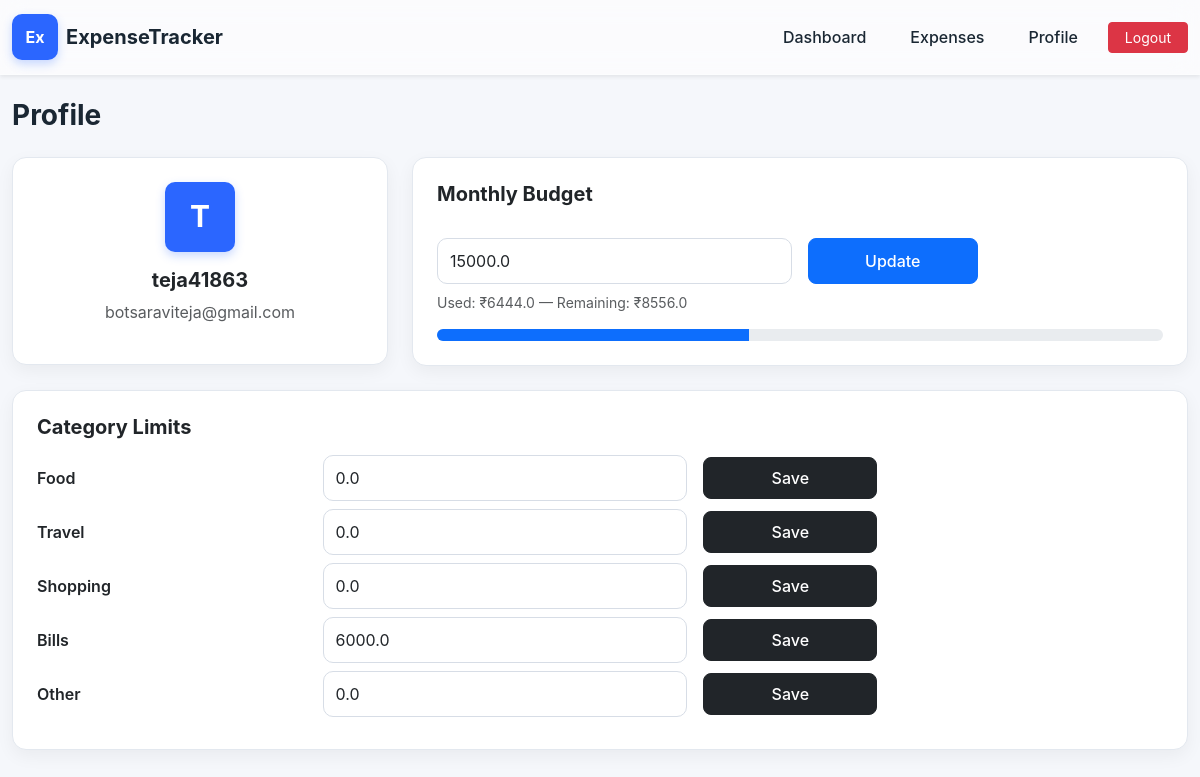
Screenshot of /profile (signed in) with the database file from the repository.
### models.py (models this page shows)
class User(Base):
    __tablename__ = "users"
    id = Column(Integer, primary_key=True, index=True)
    username = Column(String, nullable=False)
    email = Column(String, unique=True, nullable=False)
    password = Column(String, nullable=False)

class Budget(Base):
    __tablename__ = "budgets"
    id = Column(Integer, primary_key=True)
    user_id = Column(Integer, ForeignKey("users.id"))
    amount = Column(Float, default=10000)

class CategoryLimit(Base):
    __tablename__ = "category_limits"
    id = Column(Integer, primary_key=True, index=True)
    user_id = Column(Integer, ForeignKey("users.id"))
    category = Column(String)
    limit_amount = Column(Float)

### routers/profile.py (the view)
@router.get("/profile")
def profile(request: Request, db: Session = Depends(get_db)):
    user_id = request.session.get("user_id")
    if not user_id:
        return request.app.templates.TemplateResponse("login.html", {"request": request})
    user = db.query(User).filter(User.id == user_id).first()
    limit_rows = db.query(CategoryLimit).filter(CategoryLimit.user_id == user_id).all()
    limits = {row.category: row.limit_amount for row in limit_rows}
    categories = ["Food", "Travel", "Shopping", "Bills", "Other"]
    for c in categories:
        if c not in limits:
            row = CategoryLimit(user_id=user_id, category=c, limit_amount=0)
            db.add(row)
            db.commit()
            limits[c] = 0
    today = datetime.today()
    cur_month = today.strftime("%Y-%m")
    budget_row = db.query(Budget).filter(Budget.user_id == user_id).first()
    if not budget_row:
        budget_row = Budget(user_id=user_id, amount=10000)
        db.add(budget_row)
        db.commit()
    budget = budget_row.amount
    expenses = db.query(Expense).filter(Expense.user_id == user_id).all()
    cur_used = sum(e.amount for e in expenses if e.date.startswith(cur_month))
    remaining = budget - cur_used
    pct = min(100, (cur_used / budget) * 100) if budget else 0
    return request.app.templates.TemplateResponse("profile.html", {
        "request": request,
        "user": user,                    # ⭐ MUST BE A MODEL OBJECT
        "limits": limits,
        "budget": budget,
        "cur_month_spent": cur_used,
        "budget_remaining": remaining,
        "progress_pct": pct
    })

### templates/profile.html (shortened to what this page needs)
{% extends "base.html" %}
{% block content %}
<h3 class="fw-bold mb-4">Profile</h3>
<div class="row g-4">
  <div class="col-md-4">
    <div class="card premium-card p-4 text-center">
      <div class="logo-box mx-auto mb-3" style="font-size:30px;width:70px;height:70px;">
        {{ user.username[0] | upper }}
      </div>
      <h5 class="fw-bold">{{ user.username }}</h5>
      <p class="text-muted">{{ user.email }}</p>
    </div>
  </div>
  <div class="col-md-8">
    <div class="card premium-card p-4">
      <h5 class="fw-bold">Monthly Budget</h5>
      <form method="post" action="/update-budget" class="row g-3 mt-2">
        <div class="col-md-6">
          <input type="number" name="amount" value="{{ budget }}" class="form-control modern-input" required>
        </div>
        <div class="col-md-3 d-grid">
          <button class="btn btn-primary premium-btn-sm">Update</button>
        </div>
      </form>
      <small class="text-muted mt-2 d-block">
        Used: ₹{{ cur_month_spent }} — Remaining: ₹{{ budget_remaining }}
      </small>
      <div class="progress mt-3" style="height:12px;">
        <div class="progress-bar bg-primary" style="width: {{ progress_pct }}%;"></div>
      </div>
    </div>
  </div>
</div>
<div class="card premium-card p-4 mt-4">
  <h5 class="fw-bold mb-3">Category Limits</h5>
  {% for cat, val in limits.items() %}
  <form method="post" action="/profile/update-limit" class="row g-3 align-items-center mb-2">
    <div class="col-md-3 fw-semibold">{{ cat }}</div>
    <div class="col-md-4">
      <input type="number" name="limit_amount" value="{{ val }}" class="form-control modern-input">
    </div>
    <div class="col-md-2 d-grid">
      <button class="btn btn-dark premium-btn-sm">Save</button>
    </div>
  </form>
  {% endfor %}
</div>
{% endblock %}

### templates/base.html (shortened to what this page needs)
<!DOCTYPE html>
<html lang="en">
<head>
    <link href="https://cdn.jsdelivr.net/npm/bootstrap@5.3.2/dist/css/bootstrap.min.css" rel="stylesheet">
    <link rel="stylesheet" href="/static/style.css">
</head>
<body>
{% if request.session.get('user_id') %}
<nav class="navbar navbar-expand-md glass-nav shadow-sm mb-4">
    <div class="container d-flex justify-content-between align-items-center">
        <div class="d-flex align-items-center">
            <div class="logo-box">Ex</div>
            <span class="logo-text ms-2">ExpenseTracker</span>
        </div>
        <div class="collapse navbar-collapse justify-content-end" id="navMenu">
            <div class="d-flex align-items-center gap-3 flex-column flex-md-row mt-3 mt-md-0">
                <a class="nav-link premium-nav-link" href="/dashboard">Dashboard</a>
                <a class="nav-link premium-nav-link" href="/expenses">Expenses</a>
                <a class="nav-link premium-nav-link" href="/profile">Profile</a>
                <a href="/logout" class="btn btn-danger btn-sm px-3">Logout</a>
            </div>
        </div>
    </div>
</nav>
{% endif %}
<div class="container mt-4">
    {% block content %}{% endblock %}
</div>
</body>
</html>

### static/style.css (style rules this page uses)
body { background: #f5f7fb; font-family: "Inter", system-ui, sans-serif; color: #1a2733; overflow-x: hidden; transition: background 0.3s ease, color 0.3s ease; }
html, body { margin: 0; padding: 0; }
.container { max-width: 1300px; }
.premium-card { background: #ffffff; border: 1px solid #e3e8ef; border-radius: 14px; box-shadow: 0 6px 18px rgba(0,0,0,0.05); transition: 0.15s ease; }
.modern-input, .form-select { border-radius: 10px !important; border: 1px solid #d7dde6 !important; padding: 10px 12px; background: #ffffff !important; transition: 0.2s ease; }
.premium-btn, .premium-btn-sm { border-radius: 8px; font-weight: 500; padding: 8px 14px; }
.glass-nav { background: rgba(255,255,255,0.55); backdrop-filter: blur(14px); border-bottom: 1px solid rgba(255,255,255,0.35); padding: 14px 0; }
.logo-box { background: #2b66ff; color: #fff; font-weight: 700; border-radius: 10px; width: 46px; height: 46px; display: flex; align-items: center; justify-content: center; box-shadow: 0 4px 10px rgba(43,102,255,0.25); }
.logo-text { font-size: 1.25rem; font-weight: 700; }
.premium-nav-link { color: #1a2733 !important; font-weight: 500; padding: 6px 14px; border-radius: 8px; transition: 0.25s ease; }

### rows the page displays
User: username "T", username "teja41863", email "botsaraviteja@gmail.com"
Budget: amount "15000.0"
CategoryLimit: category "Food", limit_amount "0.0"
CategoryLimit: category "Travel", limit_amount "0.0"
CategoryLimit: category "Shopping", limit_amount "0.0"
CategoryLimit: category "Bills", limit_amount "6000.0"
CategoryLimit: category "Other", limit_amount "0.0"

### other values shown
{{ cur_month_spent }} "6444.0"
{{ budget_remaining }} "8556.0"
